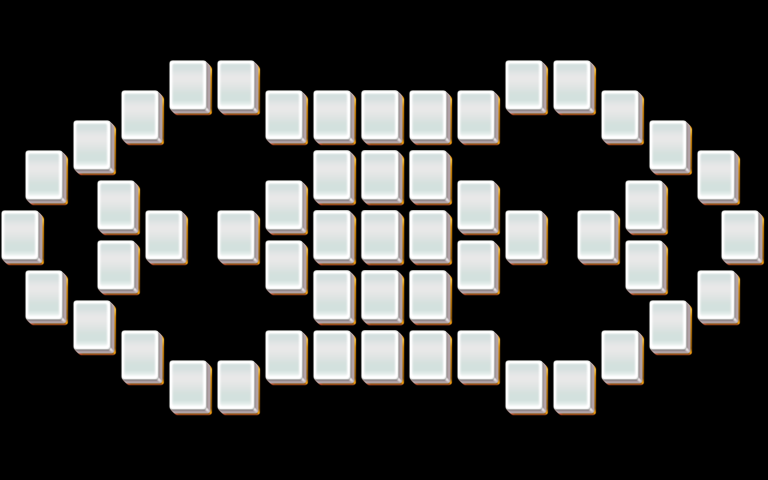

Tiled map render using the project's own tile images. Description and the map definition, with tile-layer contents summarised, below:
An orthogonal 32x16 tile map with 24x30 px tiles, 4 tile layers (layer1, layer2, layer3, layer4).

<map version="1.0" orientation="orthogonal" width="32" height="16" tilewidth="24" tileheight="30">
 <properties>
  <property name="species" value="10" />
 </properties>
 <tileset firstgid="1" name="mahjong" tilewidth="48" tileheight="60">
  <image source="mahjong.png" />
 </tileset>
 <layer name="layer1" width="32" height="16">
  <data>[512 cells, 53 non-empty, 1 distinct tile ids]</data>
 </layer>
 <layer name="layer2" width="32" height="16">
  <data>[512 cells, 11 non-empty, 1 distinct tile ids]</data>
 </layer>
 <layer name="layer3" width="32" height="16">
  <data>[512 cells, 5 non-empty, 1 distinct tile ids]</data>
 </layer>
 <layer name="layer4" width="32" height="16">
  <data>[512 cells, 1 non-empty, 1 distinct tile ids]</data>
 </layer>
</map>
